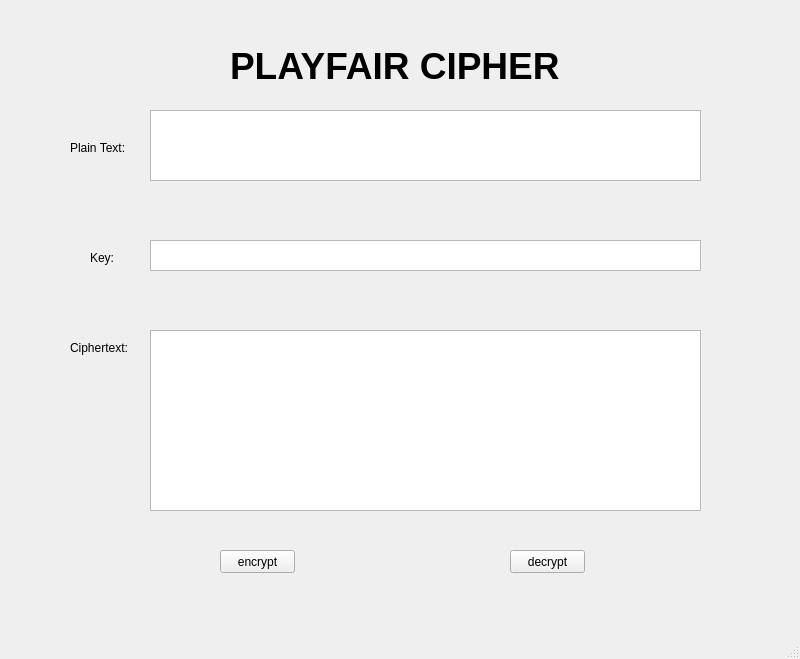
<?xml version="1.0" encoding="UTF-8"?>
<ui version="4.0">
 <class>MainWindow</class>
 <widget class="QMainWindow" name="MainWindow">
  <property name="geometry">
   <rect>
    <x>0</x>
    <y>0</y>
    <width>800</width>
    <height>659</height>
   </rect>
  </property>
  <property name="windowTitle">
   <string>MainWindow</string>
  </property>
  <widget class="QWidget" name="centralwidget">
   <widget class="QLabel" name="label_2">
    <property name="geometry">
     <rect>
      <x>70</x>
      <y>140</y>
      <width>61</width>
      <height>16</height>
     </rect>
    </property>
    <property name="text">
     <string>Plain Text:</string>
    </property>
   </widget>
   <widget class="QLabel" name="label">
    <property name="geometry">
     <rect>
      <x>230</x>
      <y>40</y>
      <width>361</width>
      <height>51</height>
     </rect>
    </property>
    <property name="font">
     <font>
      <pointsize>28</pointsize>
      <weight>75</weight>
      <bold>true</bold>
     </font>
    </property>
    <property name="text">
     <string>PLAYFAIR CIPHER</string>
    </property>
   </widget>
   <widget class="QLabel" name="label_3">
    <property name="geometry">
     <rect>
      <x>90</x>
      <y>250</y>
      <width>31</width>
      <height>16</height>
     </rect>
    </property>
    <property name="text">
     <string>Key:</string>
    </property>
   </widget>
   <widget class="QLabel" name="label_4">
    <property name="geometry">
     <rect>
      <x>70</x>
      <y>340</y>
      <width>61</width>
      <height>16</height>
     </rect>
    </property>
    <property name="text">
     <string>Ciphertext:</string>
    </property>
   </widget>
   <widget class="QPushButton" name="btn_encrypt">
    <property name="geometry">
     <rect>
      <x>220</x>
      <y>550</y>
      <width>75</width>
      <height>23</height>
     </rect>
    </property>
    <property name="text">
     <string>encrypt</string>
    </property>
   </widget>
   <widget class="QPlainTextEdit" name="plaintext_txt">
    <property name="geometry">
     <rect>
      <x>150</x>
      <y>110</y>
      <width>551</width>
      <height>71</height>
     </rect>
    </property>
   </widget>
   <widget class="QPlainTextEdit" name="cipher_txt">
    <property name="geometry">
     <rect>
      <x>150</x>
      <y>330</y>
      <width>551</width>
      <height>181</height>
     </rect>
    </property>
   </widget>
   <widget class="QPlainTextEdit" name="key_txt">
    <property name="geometry">
     <rect>
      <x>150</x>
      <y>240</y>
      <width>551</width>
      <height>31</height>
     </rect>
    </property>
   </widget>
   <widget class="QPushButton" name="btn_decrypt">
    <property name="geometry">
     <rect>
      <x>510</x>
      <y>550</y>
      <width>75</width>
      <height>23</height>
     </rect>
    </property>
    <property name="text">
     <string>decrypt</string>
    </property>
   </widget>
  </widget>
  <widget class="QMenuBar" name="menubar">
   <property name="geometry">
    <rect>
     <x>0</x>
     <y>0</y>
     <width>800</width>
     <height>21</height>
    </rect>
   </property>
  </widget>
  <widget class="QStatusBar" name="statusbar"/>
 </widget>
 <resources/>
 <connections/>
</ui>
